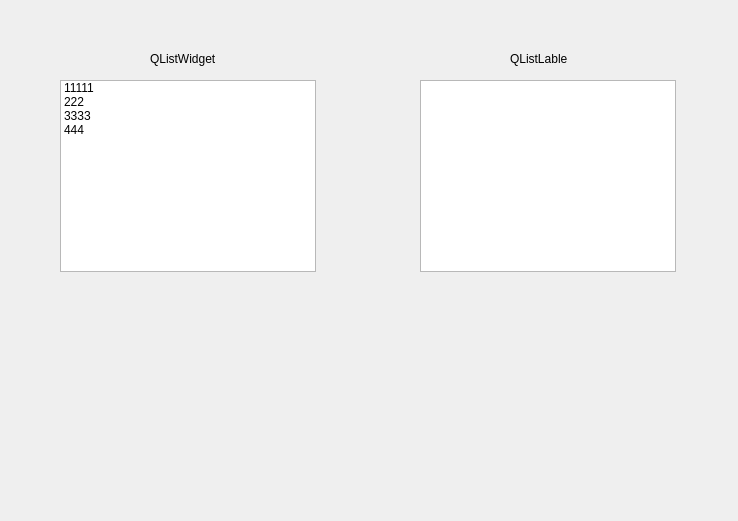
<?xml version="1.0" encoding="UTF-8"?>
<ui version="4.0">
 <class>Dialog</class>
 <widget class="QDialog" name="Dialog">
  <property name="geometry">
   <rect>
    <x>0</x>
    <y>0</y>
    <width>738</width>
    <height>521</height>
   </rect>
  </property>
  <property name="windowTitle">
   <string>Dialog</string>
  </property>
  <widget class="QListView" name="listView">
   <property name="geometry">
    <rect>
     <x>420</x>
     <y>80</y>
     <width>256</width>
     <height>192</height>
    </rect>
   </property>
  </widget>
  <widget class="QListWidget" name="listWidget">
   <property name="geometry">
    <rect>
     <x>60</x>
     <y>80</y>
     <width>256</width>
     <height>192</height>
    </rect>
   </property>
   <item>
    <property name="text">
     <string>11111</string>
    </property>
   </item>
   <item>
    <property name="text">
     <string>222</string>
    </property>
   </item>
   <item>
    <property name="text">
     <string>3333</string>
    </property>
   </item>
   <item>
    <property name="text">
     <string>444</string>
    </property>
   </item>
  </widget>
  <widget class="QLabel" name="label">
   <property name="geometry">
    <rect>
     <x>150</x>
     <y>50</y>
     <width>91</width>
     <height>17</height>
    </rect>
   </property>
   <property name="text">
    <string>QListWidget</string>
   </property>
  </widget>
  <widget class="QLabel" name="label_2">
   <property name="geometry">
    <rect>
     <x>510</x>
     <y>50</y>
     <width>91</width>
     <height>17</height>
    </rect>
   </property>
   <property name="text">
    <string>QListLable</string>
   </property>
  </widget>
 </widget>
 <resources/>
 <connections/>
</ui>
